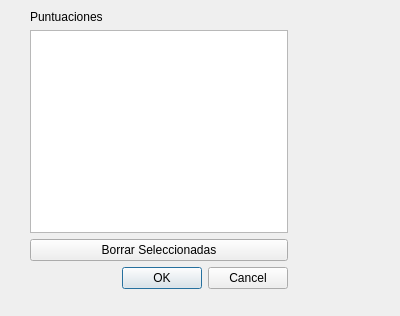
<?xml version="1.0" encoding="UTF-8"?>
<ui version="4.0">
 <class>puntuaciones</class>
 <widget class="QDialog" name="puntuaciones">
  <property name="geometry">
   <rect>
    <x>0</x>
    <y>0</y>
    <width>400</width>
    <height>316</height>
   </rect>
  </property>
  <property name="windowTitle">
   <string>Dialog</string>
  </property>
  <widget class="QWidget" name="">
   <property name="geometry">
    <rect>
     <x>30</x>
     <y>10</y>
     <width>258</width>
     <height>279</height>
    </rect>
   </property>
   <layout class="QVBoxLayout" name="verticalLayout">
    <item>
     <widget class="QLabel" name="label">
      <property name="text">
       <string>Puntuaciones</string>
      </property>
     </widget>
    </item>
    <item>
     <widget class="QTableView" name="vistapuntuaciones"/>
    </item>
    <item>
     <widget class="QPushButton" name="btn_borrar">
      <property name="text">
       <string>Borrar Seleccionadas</string>
      </property>
     </widget>
    </item>
    <item>
     <widget class="QDialogButtonBox" name="buttonBox">
      <property name="orientation">
       <enum>Qt::Horizontal</enum>
      </property>
      <property name="standardButtons">
       <set>QDialogButtonBox::Cancel|QDialogButtonBox::Ok</set>
      </property>
     </widget>
    </item>
   </layout>
  </widget>
 </widget>
 <resources/>
 <connections>
  <connection>
   <sender>buttonBox</sender>
   <signal>accepted()</signal>
   <receiver>puntuaciones</receiver>
   <slot>accept()</slot>
   <hints>
    <hint type="sourcelabel">
     <x>248</x>
     <y>254</y>
    </hint>
    <hint type="destinationlabel">
     <x>157</x>
     <y>274</y>
    </hint>
   </hints>
  </connection>
  <connection>
   <sender>buttonBox</sender>
   <signal>rejected()</signal>
   <receiver>puntuaciones</receiver>
   <slot>reject()</slot>
   <hints>
    <hint type="sourcelabel">
     <x>316</x>
     <y>260</y>
    </hint>
    <hint type="destinationlabel">
     <x>286</x>
     <y>274</y>
    </hint>
   </hints>
  </connection>
 </connections>
</ui>
